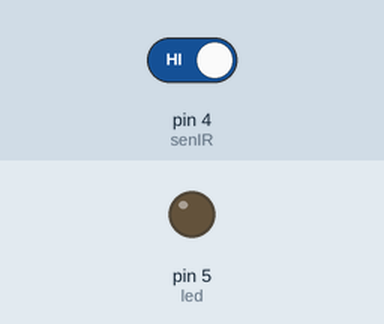
Simulated run of this sketch. Board: Arduino Uno, built with avr-gcc and run on an emulated ATmega328P. On the bench: output pins drawn as LEDs (lit = HIGH). The inputs (shaded band) are chosen by the test bench; at power-on: pin 4 (senIR) HIGH.

Above: at 1.2 s.
1.3 s: pin 4 (senIR) driven LOW
At 2.0 s:
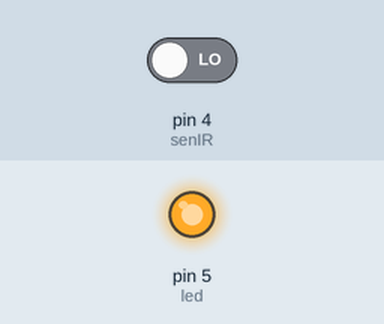
2.8 s: pin 4 (senIR) driven HIGH
At 3.1 s:
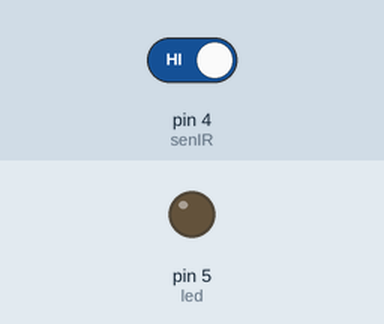
Timing chart, 0 to 5.8 s (numbered marks = the images above; inputs shaded):
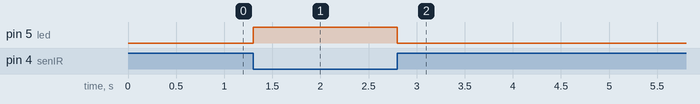

The sketch:

sensor_ifra_red.ino
```cpp
const byte senIR=4, led=5;

void setup() {
  Serial.begin(9600);
  pinMode(senIR, INPUT);
  pinMode(led, OUTPUT);
}

void loop() {
  bool nilai = digitalRead(4);

  if(nilai == 0){
    digitalWrite(led, HIGH);
  }else{
    digitalWrite(led, LOW);
  }
}
```

Measured:
- after the input at 1.3 s, pin 5 (led): LOW → HIGH at once
- after the input at 2.8 s, pin 5 (led): HIGH → LOW at once
